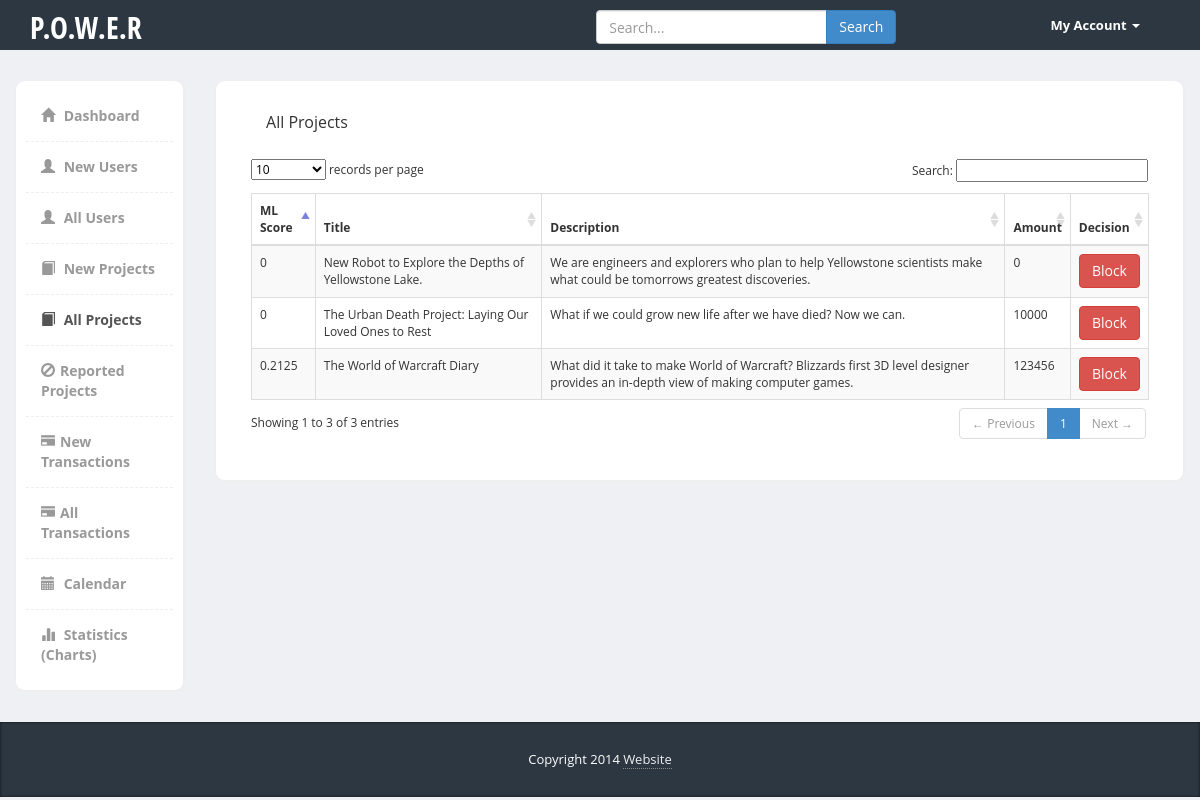
The app's page /SIH_Admin/SIH_Admin/all_projects.php with its own data.
### tables this page shows
CREATE TABLE `project` (
  `project_id` int(11) NOT NULL,
  `user_id` int(11) NOT NULL,
  `project_title` varchar(100) NOT NULL DEFAULT 'Not Defined' COMMENT 'Title of the project (max 100 characters)',
  `project_short_description` varchar(300) NOT NULL DEFAULT 'Not Defined' COMMENT 'max 300 characters',
  `project_description` varchar(2500) NOT NULL DEFAULT 'Not Defined' COMMENT 'max 2500 characters',
  `project_image` varchar(500) DEFAULT NULL,
  `project_category` varchar(100) NOT NULL,
  `project_location` varchar(100) NOT NULL COMMENT 'city of project',
  `project_state_location` varchar(100) NOT NULL,
  `project_website` varchar(500) DEFAULT NULL COMMENT 'url of the website for the project ',
  `project_funds` int(11) DEFAULT NULL COMMENT 'amount required for the  project',
  `project_people` int(11) DEFAULT NULL COMMENT 'number of people to be hired',
  `project_deadline` int(11) NOT NULL DEFAULT '0' COMMENT 'number of days for the project',
  `project_timestamp` timestamp NOT NULL DEFAULT CURRENT_TIMESTAMP,
  `project_likes` int(11) NOT NULL DEFAULT '0',
  `project_shares` int(11) NOT NULL DEFAULT '0',
  `project_reports` int(11) NOT NULL DEFAULT '0',
  `project_photo` blob NOT NULL COMMENT 'detailed image data (bits based) received from the server',
  `project_funds_received` int(11) NOT NULL DEFAULT '0',
  `project_people_hired` int(11) NOT NULL DEFAULT '0',
  `project_score` float NOT NULL,
  `project_status` int(11) NOT NULL DEFAULT '0' COMMENT '0=pending,1=verified,2=blocked',
  `bank_account_number` int(11) NOT NULL,
  `ifsc_code` varchar(11) NOT NULL
);

### public/SIH_Admin/SIH_Admin/all_projects.php (the view, shortened to what this page needs)
<?php
$servername = "localhost";
$username = "root";
$password = "";
$conn = mysqli_connect($servername, $username, $password,"power");
$query = "SELECT * FROM project";
$project = mysqli_query($conn,$query);
 ?>
<!DOCTYPE html>
<html>
  <head>
    <link href="css/tables.css" rel="stylesheet" media="screen">
    <link href="bootstrap/css/bootstrap.min.css" rel="stylesheet">
    <link href="css/styles.css" rel="stylesheet">
    <link href="dist/css/lightbox.css" rel="stylesheet">
  </head>
  <body>
  	<div class="header">
	     <div class="container">
	        <div class="row">
	           <div class="col-md-5">
	              <div class="logo">
	                 <h1><a href="index.html">P.O.W.E.R</a></h1>
	              </div>
	           </div>
	           <div class="col-md-5">
	              <div class="row">
	                <div class="col-lg-12">
	                  <div class="input-group form">
	                       <input type="text" class="form-control" placeholder="Search...">
	                       <span class="input-group-btn">
	                         <button class="btn btn-primary" type="button">Search</button>
	                       </span>
	                  </div>
	                </div>
	              </div>
	           </div>
	           <div class="col-md-2">
	              <div class="navbar navbar-inverse" role="banner">
	                  <nav class="collapse navbar-collapse bs-navbar-collapse navbar-right" role="navigation">
	                    <ul class="nav navbar-nav">
	                      <li class="dropdown">
	                        <a href="#" class="dropdown-toggle" data-toggle="dropdown">My Account <b class="caret"></b></a>
	                      </li>
	                    </ul>
	                  </nav>
	              </div>
	           </div>
	        </div>
	     </div>
	</div>
    <div class="page-content">
    	<div class="row">
		  <div class="col-md-2">
        <div class="sidebar content-box" style="display: block;">
                <ul class="nav">
                    <li><a href="index.php"><i class="glyphicon glyphicon-home"></i> Dashboard</a></li>
                    <li><a href="users.php"><i class="glyphicon glyphicon-user"></i> New Users</a></li>
                    <li><a href="all_users.php"><i class="glyphicon glyphicon-user"></i> All Users</a></li>
                    <li><a href="projects.php"><i class="glyphicon glyphicon-book"></i> New Projects</a></li>
                    <li class="current"><a href="all_projects.php"><i class="glyphicon glyphicon-book"></i> All Projects</a></li>
                    <li><a href="reported_projects.php"><i class="glyphicon glyphicon-ban-circle"></i>Reported Projects</a></li>
                    <li><a href="transactions.php"><i class="glyphicon glyphicon-credit-card"></i>New Transactions</a></li>
                    <li><a href="transactions.php"><i class="glyphicon glyphicon-credit-card"></i>All Transactions</a></li>
                    <li><a href="calendar.php"><i class="glyphicon glyphicon-calendar"></i> Calendar</a></li>
                    <li><a href="stats.php"><i class="glyphicon glyphicon-stats"></i> Statistics (Charts)</a></li>
                </ul>
             </div>
		  </div>
		  <div class="col-md-10">
  			<div class="content-box-large">
  				<div class="panel-heading">
					<div class="panel-title">All Projects</div>
				</div>
  				<div class="panel-body" style="overflow-y:auto;">
  					<table cellpadding="0" cellspacing="0" border="0" class="table table-striped table-bordered" id="example" >
						<thead>
							<tr>
								<th>ML Score</th>
								<th>Title</th>
								<th>Description</th>
								<th>Amount</th>
                <th>Decision</th>
							</tr>
						</thead>
						<tbody>
              <?php
              while($result = mysqli_fetch_assoc($project)){
                      echo "<tr class="."odd gradeX".">";
                      echo "<td>".$result['project_score']."</td>";
                      ?>
                      <?php
                      echo "<td>".$result['project_title']."</td>";
                      echo "<td>".$result['project_short_description']."</td>";
                      echo "<td>".$result['project_funds']."</td>";
                     ?>
                     <?php
                     if($result['project_status']!=2){
                       ?>
                     <td><form action="all_project_block.php" method="post">
                    <center> <input type="submit" value = "Block" class="btn btn-default btn-danger">
                       <input type="text" name="user_id" value="<?php echo $result['user_id']; ?>" hidden></td></center>
                   <?php }
              }
               ?>
						</tbody>
					</table>
  				</div>
  			</div>
		  </div>
		</div>
    </div>
    <footer>
         <div class="container">
            <div class="copy text-center">
               Copyright 2014 <a href='#'>Website</a>
            </div>
         </div>
      </footer>
      <link href="vendors/datatables/dataTables.bootstrap.css" rel="stylesheet" media="screen">
  </body>
</html>

### public/SIH_Admin/SIH_Admin/css/styles.css (style rules this page uses)
body { font-family: 'Open Sans', sans-serif; background-color: #f7f7f7; position: relative; margin: 0px; font-size: 12px; padding: 0px; }
.page-content > .row { margin-left: 0px !important; margin-right: 0px !important; margin-top: 30px; }
footer { background-color:#2c3742; box-shadow:inset 0px 0px 3px #111; color:#fff; font-size:14px; line-height:25px; padding:10px 0px 10px 0px; bottom: 0px; }
footer a { color:#eee; text-decoration:none; border-bottom:1px dotted #888; }
footer .copy { font-size:13px; margin:15px 0px; }
.header { height:50px; background-color: #2c3742; }
.header .logo h1 { font-size:30px; margin:0px; padding:10px 0px; }
.header .logo h1 a { color:#fff; font-family: 'Open Sans Condensed', sans-serif; }
.header .form { margin-top:10px; width:100%; max-width:300px; margin:10px auto; }
.header .navbar * { box-shadow:none !important; }
.header .navbar { background:none !important; border:0px !important; }
.header .navbar .nav > li > a { color:#fff !important; font-size:13px !important; border-bottom:0px !important; margin-top:0px !important; font-weight:bold; }
.header .navbar-collapse { border:0px !important; }
.header .navbar-nav .caret { border-top-color:#fff !important; border-bottom-color:#fff !important; }
.content-box, .content-box-large { margin-bottom:30px; background:#fff; border-radius:10px; padding:10px; border-left:1px solid #eee; border-top:1px solid #eee; border-right:2px solid #eee; border-bottom:2px solid #eee; }
.content-box-large { padding: 20px; }
.sidebar ul.nav, .sidebar ul.nav ul { list-style: none; padding: 0px; margin: 0px; }
.sidebar .nav > li { margin: 0; border-bottom:1px dashed #eee; }
.sidebar .nav > li:last-child { border-bottom:0px; }
.sidebar .nav > li > a { font-size: 14px; line-height: 20px; padding: 15px 15px; color: #999; display: block; font-weight:bold; background:none; text-decoration: none; border-top:0px; font-weight:bold; }
.sidebar .nav > li > a > i { margin-right:5px; }
.sidebar .nav li a:hover, .sidebar .nav li.current > a { background: #fff; color: #555; border-bottom:0px; }
body { background-color: #eff0f3; }
.panel-heading>.panel-title, .content-box-header .panel-title { float: left; padding: 10px 15px; padding-top: 0px; }
.panel-body { clear:both; }

### records on screen
project: project_score "0.2125", project_title "The World of Warcraft Diary", project_short_description "What did it take to make World of Warcraft? Blizzards first 3D level designer provides an in-depth view of making computer games.", project_funds "123456"
project: project_score "0", project_title "New Robot to Explore the Depths of Yellowstone Lake.", project_short_description "We are engineers and explorers who plan to help Yellowstone scientists make what could be tomorrows greatest discoveries.", project_funds "0"
project: project_score "0", project_title "The Urban Death Project: Laying Our Loved Ones to Rest", project_short_description "What if we could grow new life after we have died? Now we can.", project_funds "10000"
